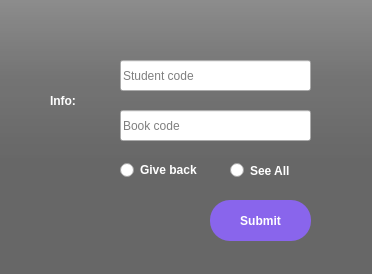
<?xml version="1.0" encoding="UTF-8"?>
<ui version="4.0">
 <class>MainWindow</class>
 <widget class="QMainWindow" name="MainWindow">
  <property name="geometry">
   <rect>
    <x>0</x>
    <y>0</y>
    <width>372</width>
    <height>274</height>
   </rect>
  </property>
  <property name="windowTitle">
   <string>Borrowed Book</string>
  </property>
  <widget class="QWidget" name="centralwidget">
   <widget class="QLabel" name="label">
    <property name="geometry">
     <rect>
      <x>0</x>
      <y>0</y>
      <width>372</width>
      <height>274</height>
     </rect>
    </property>
    <property name="styleSheet">
     <string notr="true">border-image: url(:/newPrefix/bg1.jpg);</string>
    </property>
    <property name="text">
     <string/>
    </property>
   </widget>
   <widget class="QLabel" name="label_2">
    <property name="geometry">
     <rect>
      <x>0</x>
      <y>0</y>
      <width>372</width>
      <height>274</height>
     </rect>
    </property>
    <property name="styleSheet">
     <string notr="true">background-color: qlineargradient(spread:pad, x1:0, x2:0, y2:0.715909, stop:0 rgba(0,0,0,9), stop:0.375 rgba(0,0,0,50), stop:0.835277 rgba(0,0,0,75));
</string>
    </property>
    <property name="text">
     <string/>
    </property>
   </widget>
   <widget class="QLabel" name="label_3">
    <property name="geometry">
     <rect>
      <x>0</x>
      <y>0</y>
      <width>372</width>
      <height>274</height>
     </rect>
    </property>
    <property name="styleSheet">
     <string notr="true">background-color: rgba(0,0,0,100);
</string>
    </property>
    <property name="text">
     <string/>
    </property>
   </widget>
   <widget class="QPushButton" name="button">
    <property name="geometry">
     <rect>
      <x>210</x>
      <y>200</y>
      <width>101</width>
      <height>41</height>
     </rect>
    </property>
    <property name="font">
     <font>
      <pointsize>9</pointsize>
      <weight>75</weight>
      <bold>true</bold>
     </font>
    </property>
    <property name="cursor">
     <cursorShape>PointingHandCursor</cursorShape>
    </property>
    <property name="styleSheet">
     <string notr="true">QPushButton#button{
	background: rgb(137,101,236);
	border-radius: 20px;
	color: white;
}
QPushButton#button:hover{
	background-color: rgb(255,255,255,210);
	border-radius: 20px;
	color: black;
}
QPushButton#button:pressed{
	background-color: rgb(255,255,255,210);
	padding-top: 5px;
	padding-left: 5px;
}</string>
    </property>
    <property name="text">
     <string>Submit</string>
    </property>
   </widget>
   <widget class="QRadioButton" name="giveback">
    <property name="geometry">
     <rect>
      <x>120</x>
      <y>160</y>
      <width>95</width>
      <height>20</height>
     </rect>
    </property>
    <property name="font">
     <font>
      <pointsize>9</pointsize>
      <weight>75</weight>
      <bold>true</bold>
     </font>
    </property>
    <property name="styleSheet">
     <string notr="true">color: white;</string>
    </property>
    <property name="text">
     <string>Give back</string>
    </property>
   </widget>
   <widget class="QRadioButton" name="seeall">
    <property name="geometry">
     <rect>
      <x>230</x>
      <y>150</y>
      <width>91</width>
      <height>41</height>
     </rect>
    </property>
    <property name="font">
     <font>
      <pointsize>9</pointsize>
      <weight>75</weight>
      <bold>true</bold>
     </font>
    </property>
    <property name="styleSheet">
     <string notr="true">color: white;</string>
    </property>
    <property name="text">
     <string>See All</string>
    </property>
   </widget>
   <widget class="QLineEdit" name="stu_code">
    <property name="geometry">
     <rect>
      <x>120</x>
      <y>60</y>
      <width>191</width>
      <height>31</height>
     </rect>
    </property>
    <property name="font">
     <font>
      <pointsize>9</pointsize>
     </font>
    </property>
    <property name="text">
     <string/>
    </property>
    <property name="placeholderText">
     <string>Student code</string>
    </property>
   </widget>
   <widget class="QLabel" name="label_4">
    <property name="geometry">
     <rect>
      <x>50</x>
      <y>80</y>
      <width>51</width>
      <height>41</height>
     </rect>
    </property>
    <property name="font">
     <font>
      <pointsize>9</pointsize>
      <weight>75</weight>
      <bold>true</bold>
     </font>
    </property>
    <property name="styleSheet">
     <string notr="true">color: white;</string>
    </property>
    <property name="text">
     <string>Info:</string>
    </property>
   </widget>
   <widget class="QLabel" name="alert">
    <property name="geometry">
     <rect>
      <x>50</x>
      <y>15</y>
      <width>261</width>
      <height>31</height>
     </rect>
    </property>
    <property name="font">
     <font>
      <pointsize>10</pointsize>
      <weight>75</weight>
      <bold>true</bold>
     </font>
    </property>
    <property name="styleSheet">
     <string notr="true">color:red;</string>
    </property>
    <property name="text">
     <string/>
    </property>
   </widget>
   <widget class="QLineEdit" name="book_code">
    <property name="geometry">
     <rect>
      <x>120</x>
      <y>110</y>
      <width>191</width>
      <height>31</height>
     </rect>
    </property>
    <property name="font">
     <font>
      <pointsize>9</pointsize>
     </font>
    </property>
    <property name="placeholderText">
     <string>Book code</string>
    </property>
   </widget>
  </widget>
 </widget>
 <resources>
  <include location="res.qrc"/>
 </resources>
 <connections/>
</ui>
